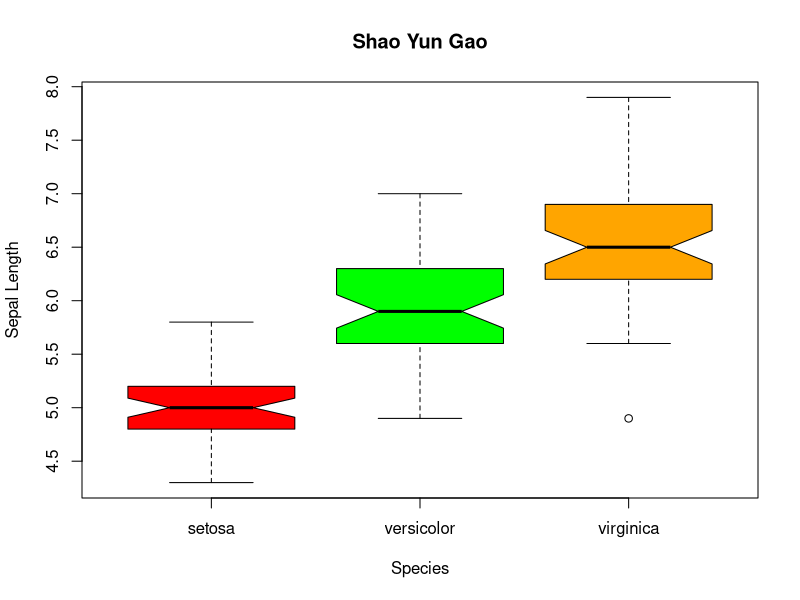
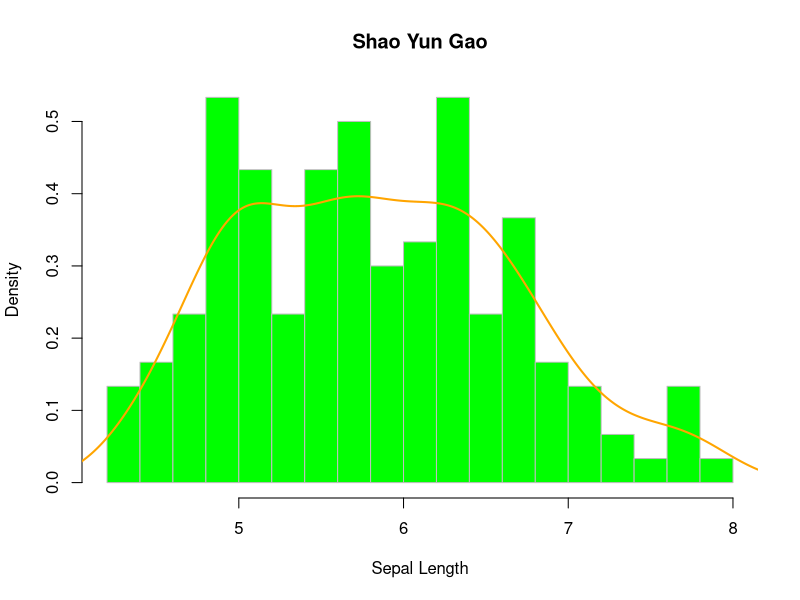
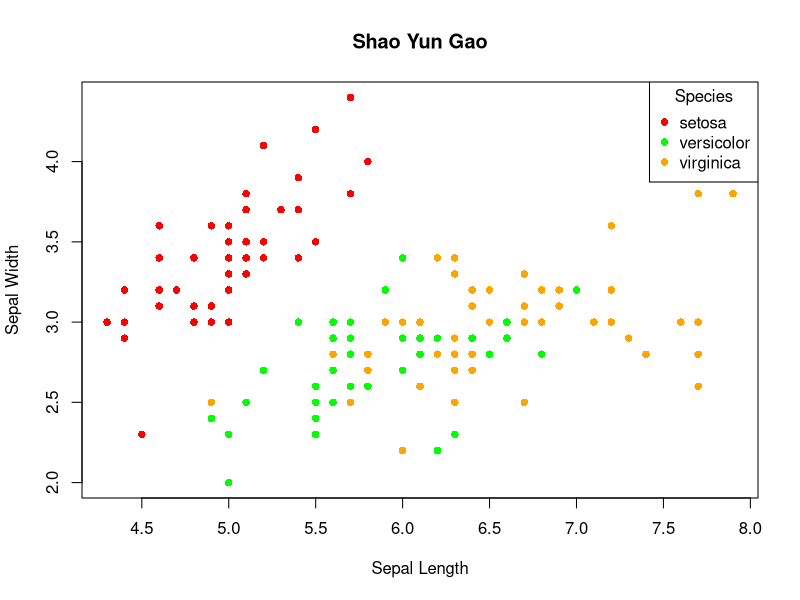

The R source for these figures, in order:
# Week 1: R Programming Assignment
# Author: Shao Yun Gao

# step 0
# load Data Set: iris
data(iris)

# Step 1: Describe the Data
# List the structure of the data (str)
str(iris)

# Execute a summary of the data
summary(iris)

# Print the first six records
head(iris)

# Step 2: Box-Whisker Plots
# Plot a box plot of the numeric variable split by the grouping variable.
# Sepal.Length | Species
boxplot(Sepal.Length ~ Species,
     data = iris,
     main = "Shao Yun Gao",
     col = c("red", "green", "orange"),
     notch = TRUE,
     xlab = "Species",
     ylab = "Sepal Length"
)

# Step 3: Histograms
# Plot a histogram of the numeric variable
# Sepal.Length
hist(iris$Sepal.Length,
     breaks = 16,
     col = "green", # set background color
     border = "gray", # set line color
     main = "Shao Yun Gao",
     xlab = "Sepal Length",
     probability = TRUE
)

# Superimpose a density line to the graph
lines(density(iris$Sepal.Length), col = "orange", lwd = 2)

# Step 4: Scatter Plots
# Scatter plot of Sepal.Length vs Sepal.Width colored by Species
palette(c("red", "green", "orange")) # set palette for scatter
plot(iris$Sepal.Length, iris$Sepal.Width,
     col = iris$Species,
     pch = 16,
     main = "Shao Yun Gao",
     xlab = "Sepal Length",
     ylab = "Sepal Width"
)

legend("topright",
     legend = levels(iris$Species),
     col = 1:3, pch = 16, title = "Species"
)

# Step 5: Simple Math Calculations
# For the numeric variable, compute the following statistics
# Sepal.Length
cat("Mean:", mean(iris$Sepal.Length), "\n")
cat("Median:", median(iris$Sepal.Length), "\n")
cat("Min:", min(iris$Sepal.Length), "\n")
cat("Max:", max(iris$Sepal.Length), "\n")
cat("Standard Deviation:", sd(iris$Sepal.Length), "\n")

# Calculate the Median for the numeric for each group member.
medianSpecies <- aggregate(Sepal.Length ~ Species, data = iris, FUN = median)
# Sort the result in Descending order.
sortedMedian <- medianSpecies[order(-medianSpecies$Sepal.Length), ]
# print the sorted result
print(sortedMedian)
